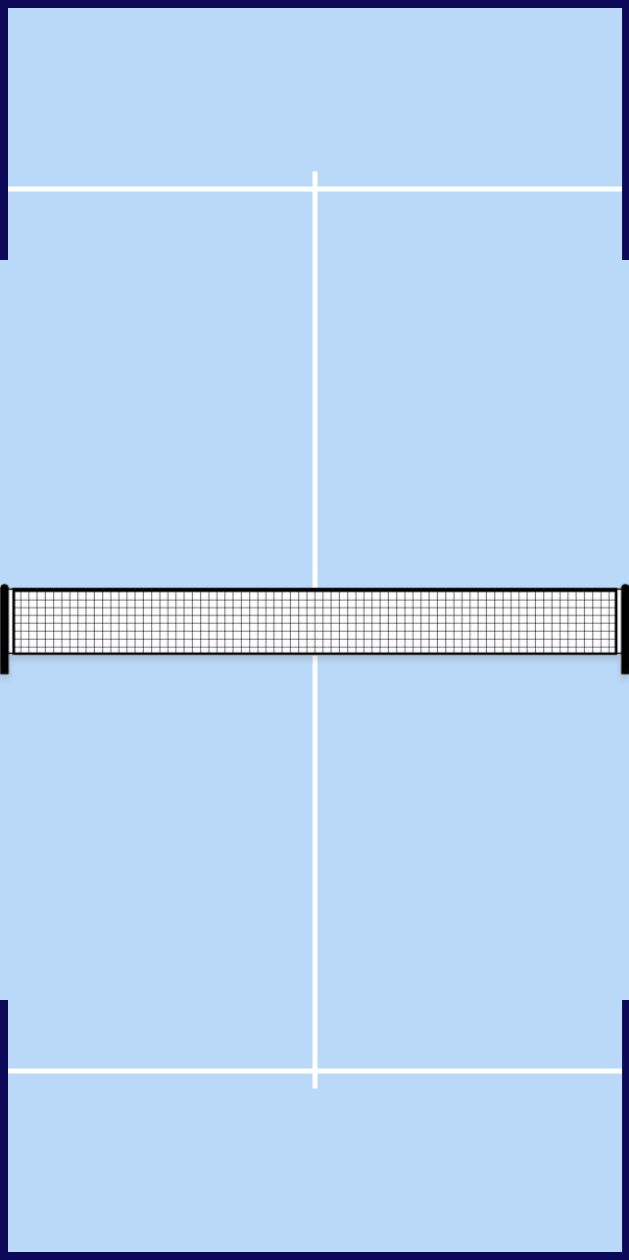
#> input picture Field with net.png, 2515 x 5040 px (shown at 1/4 size)
$ python gui_calib.py --path 'Field with net.png'   (older library calls are emulated)
#> lines starting #> are read from the running program, lines starting #| are printed output that depends on the picture
"""Code from https://github.com/jerinka/camcalib_gui with minor modifications"""

from __future__ import print_function
from __future__ import division
import cv2
import numpy as np
import argparse
np.set_printoptions(suppress=True)

class Fisheye:
    def __init__(self, img):
        self.WINDOW_NAME = 'cam calib'
        self.img = img
        self.size = img.shape[:2][::-1]

    def get_track_vals(self):
        NAME = self.WINDOW_NAME
        fx = cv2.getTrackbarPos("fx",NAME)-1000
        fy = cv2.getTrackbarPos("fy",NAME)-1000
        cx = cv2.getTrackbarPos("cx",NAME)-1000
        cy = cv2.getTrackbarPos("cy",NAME)-1000
        k1 = (cv2.getTrackbarPos("k1",NAME)-1000)/1000
        k2 = (cv2.getTrackbarPos("k2",NAME)-1000)/1000
        p1 = (cv2.getTrackbarPos("p1",NAME)-1000)/1000
        p2 = (cv2.getTrackbarPos("p2",NAME)-1000)/1000

        mtx = np.array(
                        [[fx   ,  0.,  cx],
                         [  0. ,  fy,  cy],
                         [  0. ,  0.,  1.]])
        dist = np.array([[k1, k2, p1, p2]])
        return mtx, dist

    def on_trackbar(self,val):
        mtx, dist = self.get_track_vals()
        map1, map2 = cv2.fisheye.initUndistortRectifyMap(mtx, dist, np.eye(3), mtx, self.size, cv2.CV_16SC2)
        self.dst = cv2.remap(self.img, map1, map2, interpolation=cv2.INTER_LINEAR, borderMode=cv2.BORDER_CONSTANT)
        cv2.imshow(self.WINDOW_NAME, self.dst)


    def fisheye_gui(self, save_path=None):
        """GUI for fishe eye correction
        Save parameters if save_path is provided and returns camera matrix and distortion coeffs
        """

        mtx = np.array( [[482.33371165083673,         0.       , 640.5263855643664 ],
                         [         0.       , 476.5974871231719, 365.35509460062445],
                         [         0.       ,         0.       ,  1.               ]])
        dist = np.array([[-0.05232771734313145, 0.16777043123166238,  -0.24699992577326232,  0.11441728580428522]])

        [[fx,  a, cx],
         [ a, fy, cy],
         [ a,  a,  a]] = mtx

        [[k1, k2, p1, p2]] = dist

        NAME = self.WINDOW_NAME
        cv2.namedWindow(NAME, cv2.WINDOW_NORMAL)
        cv2.resizeWindow(NAME, 1000, 1000)
        cb = self.on_trackbar
        cv2.createTrackbar("fx",NAME,int(1000+fx)     , 3000, cb)
        cv2.createTrackbar("fy",NAME,int(1000+fy)     , 3000, cb)
        cv2.createTrackbar("cx",NAME,int(1000+cx)     , 3000, cb)
        cv2.createTrackbar("cy",NAME,int(1000+cy)     , 3000, cb)
        cv2.createTrackbar("k1",NAME,int(1000+k1*1000), 2000, cb)
        cv2.createTrackbar("k2",NAME,int(1000+k2*1000), 2000, cb)
        cv2.createTrackbar("p1",NAME,int(1000+p1*1000), 2000, cb)
        cv2.createTrackbar("p2",NAME,int(1000+p2*1000), 2000, cb)

        # Show some stuff
        self.on_trackbar(0)
        # Wait until user press some key
        print('Press a key to continue. Press "q" or ESC to quit without saving (no perspective correction will be applied).')
        k = cv2.waitKey()
        if k == ord('q') or k == 27:
            cv2.destroyAllWindows()
            print('Operation aborted by user. Returning None parameters.')
            return None, None

        mtx, dist = self.get_track_vals()
        print('\nmtx:\n',mtx)
        print('\ndist:\n',dist,'\n\n')
        # np.save('mtx.npy',mtx)
        # np.save('dist.npy',dist,'\n')
        # cv2.imwrite('corrected.png', self.dst)

        # Save the camera matrix and distortion coefficients to a file
        if save_path:
            [[fx,  a, cx],
            [ a, fy, cy],
            [ a,  a,  a]] = mtx
            [[k1, k2, p1, p2]] = dist

            parameters = {'fx':fx, 'fy':fy, 'cx':cx, 'cy':cy, 'k1':k1, 'k2':k2, 'p1':p1, 'p2':p2}
            with open(save_path, 'w') as file:
                for key, value in parameters.items():
                    file.write(f"{key} = {value}\n")  # Write key-value pairs in 'key = value' format

        cv2.destroyAllWindows()
        return mtx, dist

if __name__ == '__main__':
    parser = argparse.ArgumentParser()
    parser.add_argument('-p', '--path', type=str, default='cam1_images/0.jpg', help='input image path')
    args = parser.parse_args()
    print(args)

    img = cv2.imread(args.path,1)
#> img is the input picture: shape (5040, 2515, 3); mean B, G, R 240.5, 210.6, 183.3
    fisheye = Fisheye(img)
    fisheye.fisheye_gui()
#> in on_trackbar, `self.dst = cv2.remap(self.img, map1, map2, interpolation=cv2.INTER_LIN..`:
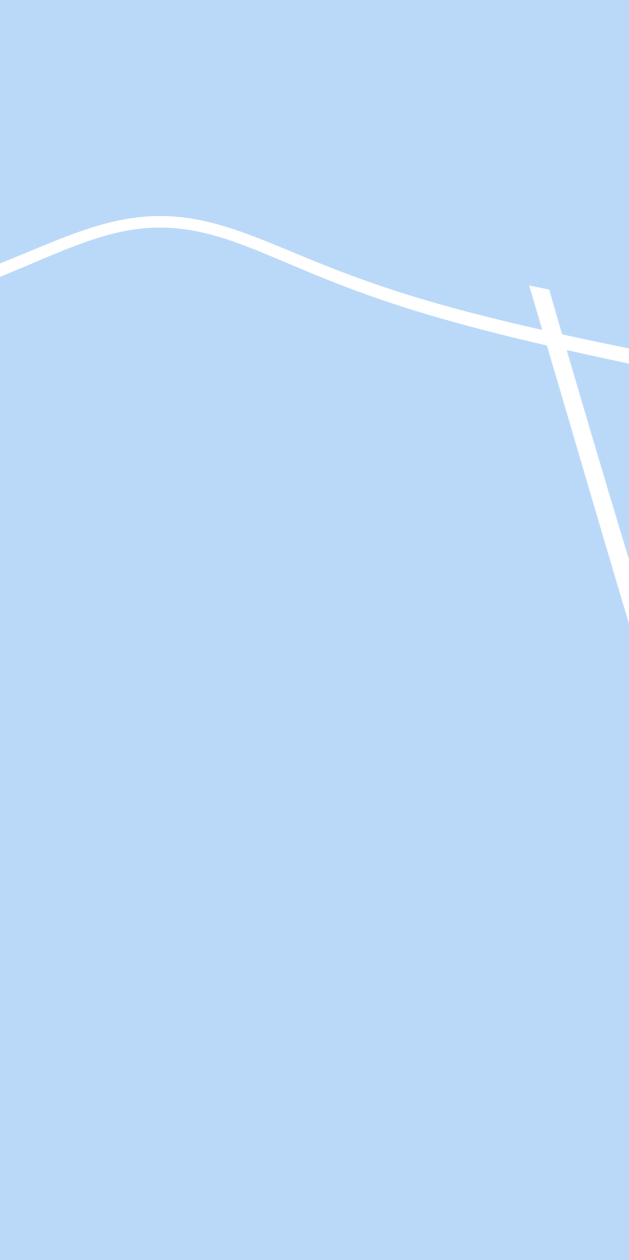
#> self.dst: shape (5040, 2515, 3) (shown at 1/4 size); mean B, G, R 247.1, 216.7, 187.2
#> (key q is pressed here)
